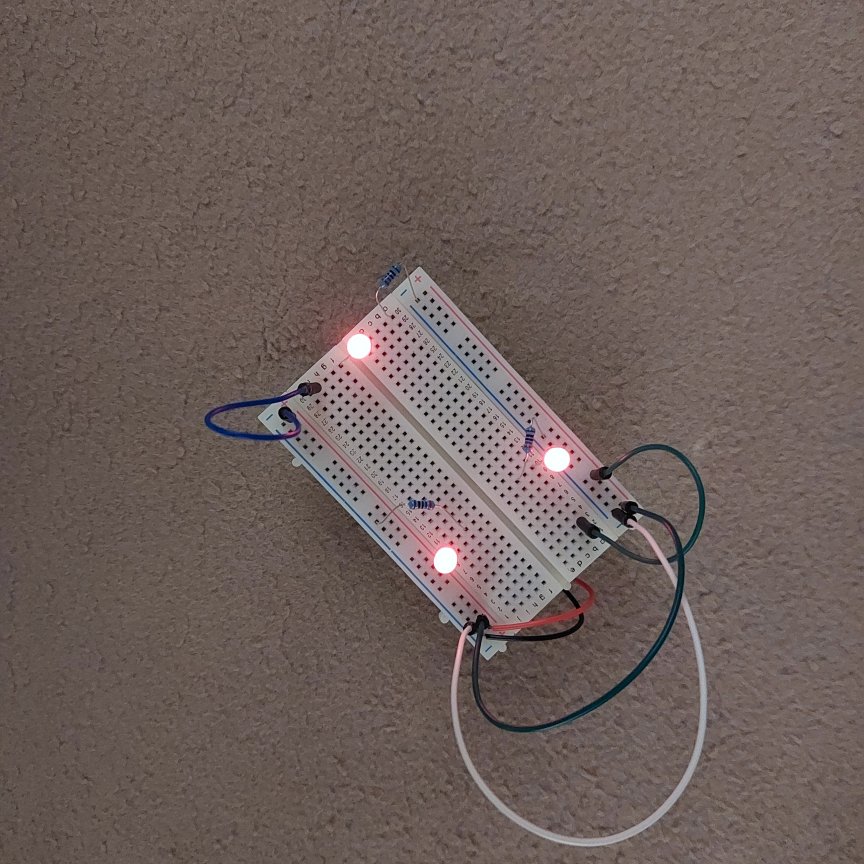
#> input picture pictures/same_photo_but_rotated/1.jpg, 3456 x 3456 px, found by its file name (shown at 1/4 size)
$ python 3LEDs.py
#> lines starting #> are read from the running program, lines starting #| are printed output that depends on the picture; after the words box and inside, x2 and y2 are one past the last pixel; in counts of white or black regions, pixels touching at a corner belong together
import cv2
from imutils import contours
from skimage import measure
import imutils
import numpy as np
import math
from PIL import Image

def SideLength(s1, s2):
    length = math.sqrt((s1[0]-s2[0])**2 + (s1[1]-s2[1])**2)
    return int(length)


def ShortestSide(xy):
    firstApex = xy[0]
    secondApex = xy[1]
    thirdApex = xy[2]

    firstSideLength = SideLength(firstApex, secondApex)
    secondSideLength = SideLength(secondApex, thirdApex)
    thirdSideLength = SideLength(thirdApex, firstApex)

    # first 2 elements are coordinates of the beginning and ending of a side, then its length,
    # last  element are coordinates of the third apex
    firstSide = [firstApex, secondApex, firstSideLength, thirdApex]
    secondSide = [secondApex, thirdApex, secondSideLength, firstApex]
    thirdSide = [thirdApex, firstApex, thirdSideLength, secondApex]

    sides = [firstSide, secondSide, thirdSide]
    sides.sort(key=lambda x: x[2])

    return sides[0]


def MiddlePoint(side):
    x1 = side[0][0]
    x2 = side[1][0]
    y1 = side[0][1]
    y2 = side[1][1]

    if x1 > x2: xMid = x2 + (x1 - x2)/2
    if x2 > x1: xMid = x1 + (x2 - x1)/2

    if y1 > y2: yMid = y2 + (y1 - y2)/2
    if y2 > y1: yMid = y1 + (y2 - y1)/2

    # xMid = x1 + xMid
    # yMid = y1 + yMid

    return [int(xMid), int(yMid)]


def LedDetector(image):
    # resize
    resized_image = cv2.resize(image, [500, 500])

    # convert to grayscale and apply blur
    blurred = cv2.GaussianBlur(resized_image, (11, 11), 0)
    gray = cv2.cvtColor(blurred, cv2.COLOR_BGR2GRAY)

    # separate bright spots
    # pixel's value >= 225 set to 255 (white), the rest set to 0 (black)
    thresh = cv2.threshold(gray, 224, 255, cv2.THRESH_BINARY)[1]

    # perform a connected component analysis on the thresholded image
    labels = measure.label(thresh, connectivity=2, background=0)

    # initialize a mask to store only large enough (unique) components
    mask = np.zeros(thresh.shape, dtype="uint8")

    # loop over the unique components to separate actual light sources from reflections
    for label in np.unique(labels):
        # if this is the background label, ignore it
        if label == 0:
            continue

        # otherwise, construct the label mask and count the number of pixels in the mask
        labelMask = np.zeros(thresh.shape, dtype="uint8")
        labelMask[labels == label] = 255
        numPixels = cv2.countNonZero(labelMask)

        # if the number of pixels in the component is sufficiently
        # large, then add it to our mask of "large blobs"
        if 50 < numPixels:
            mask = cv2.add(mask, labelMask)

    # find the contours in the mask, then sort them from left to right
    cnts = cv2.findContours(mask.copy(), cv2.RETR_EXTERNAL, cv2.CHAIN_APPROX_SIMPLE)
    cnts = imutils.grab_contours(cnts)
    cnts = contours.sort_contours(cnts)[0]

    # new image to draw circles
    finalImage = resized_image.copy()

    xy = []

    # loop over the contours
    for (i, c) in enumerate(cnts):
        # draw the bright spot on the image
        (x, y, w, h) = cv2.boundingRect(c)

        # compute the minimum enclosing circle for each contour
        ((cX, cY), radius) = cv2.minEnclosingCircle(c)

        xy.append([int(cX), int(cY)])

        # draw a circle around desired spots
        cv2.circle(finalImage, (int(cX), int(cY)), int(radius), (0, 0, 255), 2)

        # count each spot
        cv2.putText(finalImage, "#{}".format(i + 1), (x, y - 15), cv2.FONT_HERSHEY_SIMPLEX, 0.45, (0, 0, 255), 2)

    triangleBase = ShortestSide(xy)

    center = MiddlePoint(triangleBase)

    cv2.circle(finalImage, (center[0], center[1]), 9, (0,255,0), 2)

    objectAngle = math.atan2(center[0] - triangleBase[3][0], center[1] - triangleBase[3][1]) * 180 / math.pi

    cv2.arrowedLine(finalImage, center, triangleBase[3], (255,0,0), 2)
    cv2.putText(finalImage, "Angle: {}".format(int(objectAngle)), (15, 30), cv2.FONT_HERSHEY_SIMPLEX, 1, (255,0,0), 2)

    # [5 lines of commented-out code are left out]
    cv2.imshow("threshold", thresh)
    cv2.imshow("LEDs detected", finalImage)

    cv2.waitKey(0)


Pic1 = cv2.imread(r"C:\Users\konra\PycharmProjects\IP\pictures\same_photo_but_rotated\1.jpg")
#> Pic1 is the input picture: shape (3456, 3456, 3); mean B, G, R 90.6, 94.9, 109.1
# Pic2 = cv2.imread(r"C:\Users\konra\PycharmProjects\IP\pictures\3LEDs_2.jpg")
Pic2 = cv2.imread(r"C:\Users\konra\PycharmProjects\IP\pictures\same_photo_but_rotated\1-1.jpg")
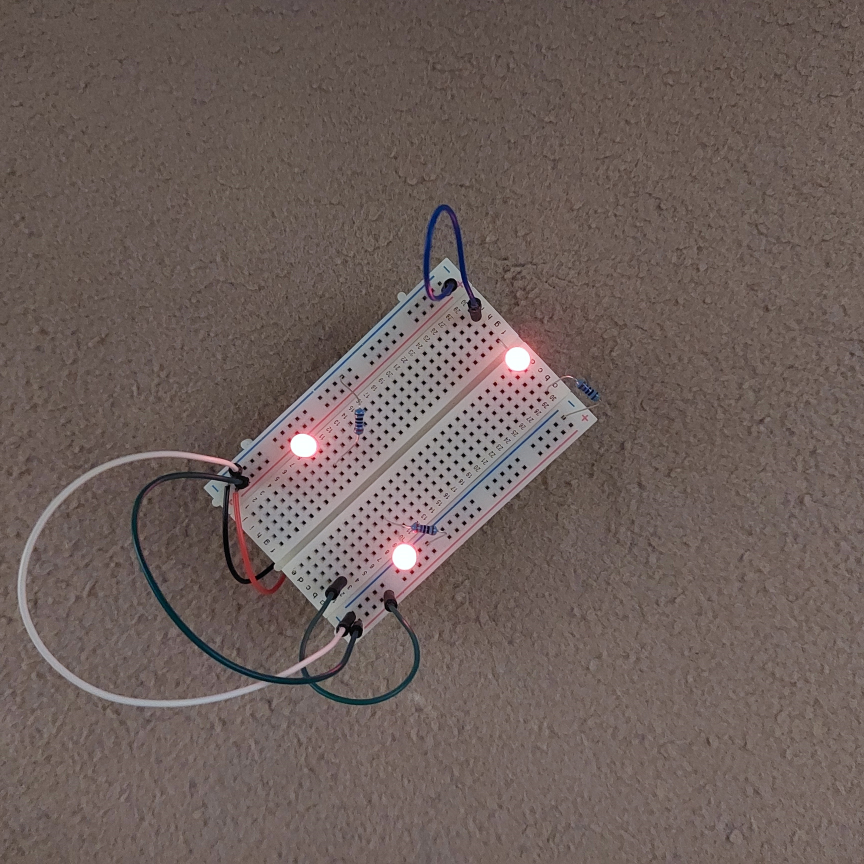
#> input picture pictures/same_photo_but_rotated/1-1.jpg, 3456 x 3456 px, found by its file name (shown at 1/4 size)
#> Pic2 is the input picture: shape (3456, 3456, 3); mean B, G, R 90.6, 95, 109.1
Pic3 = cv2.imread(r"C:\Users\konra\PycharmProjects\IP\pictures\same_photo_but_rotated\1-2.jpg")
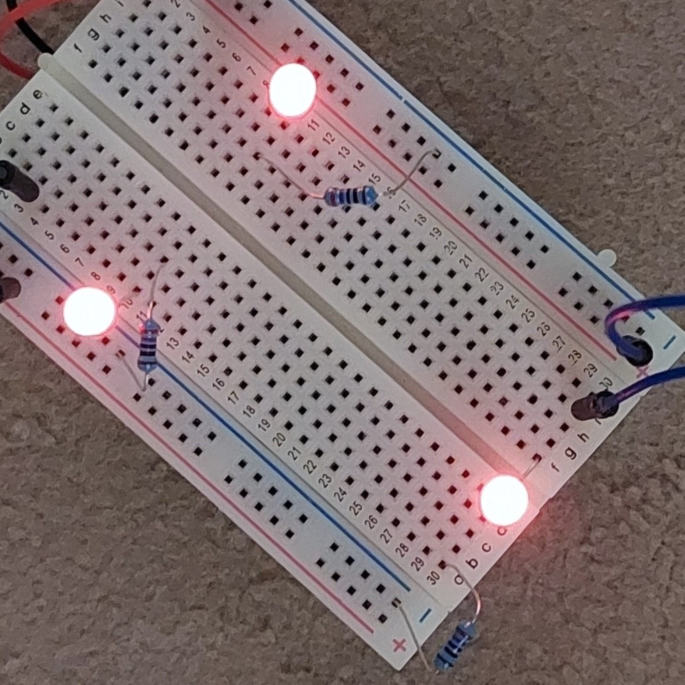
#> input picture pictures/same_photo_but_rotated/1-2.jpg, 1369 x 1369 px, found by its file name (shown at 1/2 size)
#> Pic3 is the input picture: shape (1369, 1369, 3); mean B, G, R 112.2, 111.9, 127.7
Pic4 = cv2.imread(r"C:\Users\konra\PycharmProjects\IP\pictures\same_photo_but_rotated\1-3.jpg")
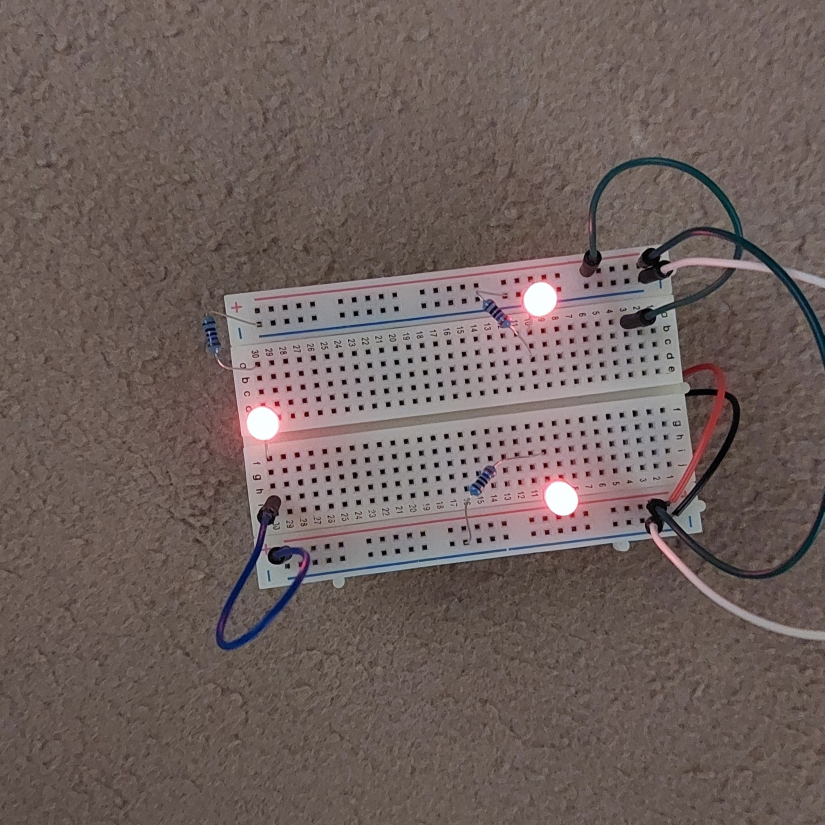
#> input picture pictures/same_photo_but_rotated/1-3.jpg, 2473 x 2474 px, found by its file name (shown at 1/3 size)
#> Pic4 is the input picture: shape (2474, 2473, 3); mean B, G, R 93.2, 96.6, 111

LedDetector(Pic1)
#> in LedDetector, `thresh = cv2.threshold(gray, 224, 255, cv2.THRESH_BINARY)[1]`:
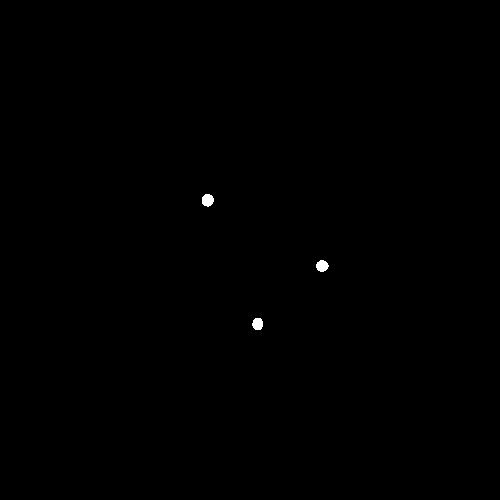
#> thresh: shape (500, 500); 0.14% white; 3 white regions, box (x1, y1, x2, y2) and area: (202, 194, 214, 207) 122, (316, 260, 329, 272) 115, (252, 318, 263, 330) 109
#> in LedDetector, `labels = measure.label(thresh, connectivity=2, background=0)`: labels: shape (500, 500) int64; 4 distinct labels, from 0 to 3
#> the loop in LedDetector, `for label in np.unique(labels):` made 4 passes
#> numPixels on passes 2 to 4: 122, 115, 109
#> after the loop in LedDetector, `for label in np.unique(labels):`: labelMask: shape (500, 500); 0.04% white; 1 white region
#> in LedDetector, `cnts = cv2.findContours(mask.copy(), cv2.RETR_EXTERNAL, cv2.CHAIN_APPR..`: cnts = 3 contours; box (x1, y1, x2, y2) and area: (202, 194, 214, 207) 104, (316, 260, 329, 272) 98, (252, 318, 263, 330) 92
#> the loop in LedDetector, `for (i, c) in enumerate(cnts):` made 3 passes
#> (x, y, w, h, cX, cY, radius) on passes 1 to 3: (202, 194, 12, 13, 207.1, 199.8, 6.22), (252, 318, 11, 12, 257.5, 323.5, 6.04), (316, 260, 13, 12, 321.9, 265.5, 6.1)
#> after the loop in LedDetector, `for (i, c) in enumerate(cnts):`: finalImage: shape (500, 500, 3); mean B, G, R 90, 94.3, 109.2
#> after the loop in LedDetector, `for (i, c) in enumerate(cnts):`: xy = [[207, 199], [257, 323], [321, 265]]
#> in ShortestSide, `firstApex = xy[0]`: firstApex = [207, 199]
#> in ShortestSide, `secondApex = xy[1]`: secondApex = [257, 323]
#> in ShortestSide, `thirdApex = xy[2]`: thirdApex = [321, 265]
#> in SideLength, `length = math.sqrt((s1[0]-s2[0])**2 + (s1[1]-s2[1])**2)`: length = 133.7
#> in ShortestSide, `firstSideLength = SideLength(firstApex, secondApex)`: firstSideLength = 133
#> in ShortestSide, `secondSideLength = SideLength(secondApex, thirdApex)`: secondSideLength = 86
#> in ShortestSide, `thirdSideLength = SideLength(thirdApex, firstApex)`: thirdSideLength = 131
#> in ShortestSide, `firstSide = [firstApex, secondApex, firstSideLength, thirdApex]`: firstSide = [[207, 199], [257, 323], 133, [321, 265]]
#> in ShortestSide, `secondSide = [secondApex, thirdApex, secondSideLength, firstApex]`: secondSide = [[257, 323], [321, 265], 86, [207, 199]]
#> in ShortestSide, `thirdSide = [thirdApex, firstApex, thirdSideLength, secondApex]`: thirdSide = [[321, 265], [207, 199], 131, [257, 323]]
#> in ShortestSide, `sides = [firstSide, secondSide, thirdSide]`: sides = [[[207, 199], [257, 323], 133, [321, 265]], [[257, 323], [321, 265], 86, [207, 199]], [[321, 265], [207, 199], 131, [257, 323]]]
#> in LedDetector, `triangleBase = ShortestSide(xy)`: triangleBase = [[257, 323], [321, 265], 86, [207, 199]]
#> in MiddlePoint, `x1 = side[0][0]`: x1 = 257
#> in MiddlePoint, `x2 = side[1][0]`: x2 = 321
#> in MiddlePoint, `y1 = side[0][1]`: y1 = 323
#> in MiddlePoint, `y2 = side[1][1]`: y2 = 265
#> in MiddlePoint, `if x2 > x1: xMid = x1 + (x2 - x1)/2`: xMid = 289
#> in MiddlePoint, `if y1 > y2: yMid = y2 + (y1 - y2)/2`: yMid = 294
#> in LedDetector, `center = MiddlePoint(triangleBase)`: center = [289, 294]
#> in LedDetector, `objectAngle = math.atan2(center[0] - triangleBase[3][0], center[1] - t..`: objectAngle = 40.8
LedDetector(Pic2)
#> in LedDetector (call 2), `thresh = cv2.threshold(gray, 224, 255, cv2.THRESH_BINARY)[1]`: thresh: shape (500, 500); 0.14% white; 3 white regions, box (x1, y1, x2, y2) and area: (293, 202, 306, 214) 122, (228, 316, 240, 329) 115, (170, 252, 182, 263) 109
#> in LedDetector (call 2), `labels = measure.label(thresh, connectivity=2, background=0)`: labels: shape (500, 500) int64; 4 distinct labels, from 0 to 3
#> the loop in LedDetector (call 2), `for label in np.unique(labels):` made 4 passes
#> after the loop in LedDetector (call 2), `for label in np.unique(labels):`: labelMask: shape (500, 500); 0.05% white; 1 white region
#> in LedDetector (call 2), `cnts = cv2.findContours(mask.copy(), cv2.RETR_EXTERNAL, cv2.CHAIN_APPR..`: cnts = 3 contours; box (x1, y1, x2, y2) and area: (293, 202, 306, 214) 104, (228, 316, 240, 329) 98, (170, 252, 182, 263) 92
#> the loop in LedDetector (call 2), `for (i, c) in enumerate(cnts):` made 3 passes
#> (x, y, w, h, cX, cY, radius) on passes 1 to 3: (170, 252, 12, 11, 175.5, 257.5, 6.04), (228, 316, 12, 13, 233.5, 321.9, 6.1), (293, 202, 13, 12, 299.2, 207.1, 6.22)
#> after the loop in LedDetector (call 2), `for (i, c) in enumerate(cnts):`: finalImage: shape (500, 500, 3); mean B, G, R 89.9, 94.3, 109.2
LedDetector(Pic3)
#> in LedDetector (call 3), `thresh = cv2.threshold(gray, 224, 255, cv2.THRESH_BINARY)[1]`: thresh: shape (500, 500); 1.1% white; 3 white regions, box (x1, y1, x2, y2) and area: (47, 211, 83, 244) 939, (352, 348, 385, 383) 925, (198, 48, 230, 84) 910
#> in LedDetector (call 3), `labels = measure.label(thresh, connectivity=2, background=0)`: labels: shape (500, 500) int64; 4 distinct labels, from 0 to 3
#> the loop in LedDetector (call 3), `for label in np.unique(labels):` made 4 passes
#> numPixels on passes 2 to 4: 910, 939, 925
#> after the loop in LedDetector (call 3), `for label in np.unique(labels):`: labelMask: shape (500, 500); 0.37% white; 1 white region
#> in LedDetector (call 3), `cnts = cv2.findContours(mask.copy(), cv2.RETR_EXTERNAL, cv2.CHAIN_APPR..`: cnts = 3 contours; box (x1, y1, x2, y2) and area: (47, 211, 83, 244) 890, (352, 348, 385, 383) 876, (198, 48, 230, 84) 861
#> the loop in LedDetector (call 3), `for (i, c) in enumerate(cnts):` made 3 passes
#> (x, y, w, h, cX, cY, radius) on passes 1 to 3: (47, 211, 36, 33, 64.74, 226.7, 17.89), (198, 48, 32, 36, 213.2, 65.74, 18.03), (352, 348, 33, 35, 367.5, 365.2, 17.52)
#> after the loop in LedDetector (call 3), `for (i, c) in enumerate(cnts):`:
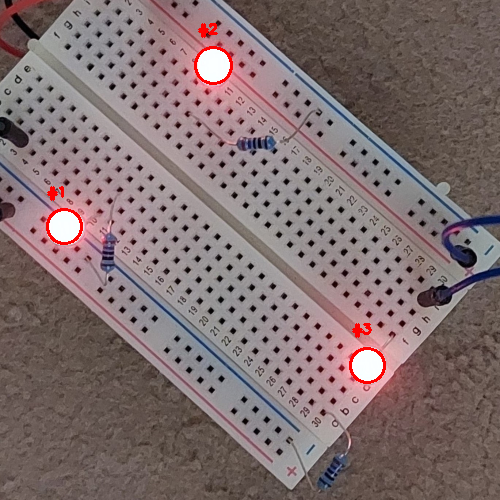
#> finalImage: shape (500, 500, 3); mean B, G, R 110.9, 110.6, 127.8
#> after the loop in LedDetector (call 3), `for (i, c) in enumerate(cnts):`: xy = [[64, 226], [213, 65], [367, 365]]
#> in LedDetector (call 3), `triangleBase = ShortestSide(xy)`: triangleBase = [[64, 226], [213, 65], 219, [367, 365]]
#> in LedDetector (call 3), `center = MiddlePoint(triangleBase)`: center = [138, 145]
#> in LedDetector (call 3), `objectAngle = math.atan2(center[0] - triangleBase[3][0], center[1] - t..`: objectAngle = -133.9
LedDetector(Pic4)
#> in LedDetector (call 4), `thresh = cv2.threshold(gray, 224, 255, cv2.THRESH_BINARY)[1]`: thresh: shape (500, 500); 0.3% white; 3 white regions, box (x1, y1, x2, y2) and area: (150, 248, 169, 266) 264, (319, 172, 337, 191) 255, (332, 293, 349, 311) 242
#> in LedDetector (call 4), `labels = measure.label(thresh, connectivity=2, background=0)`: labels: shape (500, 500) int64; 4 distinct labels, from 0 to 3
#> the loop in LedDetector (call 4), `for label in np.unique(labels):` made 4 passes
#> numPixels on passes 2 to 4: 255, 264, 242
#> after the loop in LedDetector (call 4), `for label in np.unique(labels):`: labelMask: shape (500, 500); 0.1% white; 1 white region
#> in LedDetector (call 4), `cnts = cv2.findContours(mask.copy(), cv2.RETR_EXTERNAL, cv2.CHAIN_APPR..`: cnts = 3 contours; box (x1, y1, x2, y2) and area: (150, 248, 169, 266) 238, (319, 172, 337, 191) 229, (332, 293, 349, 311) 218
#> the loop in LedDetector (call 4), `for (i, c) in enumerate(cnts):` made 3 passes
#> (x, y, w, h, cX, cY, radius) on passes 1 to 3: (150, 248, 19, 18, 158.9, 256.4, 9.26), (319, 172, 18, 19, 327, 180.9, 9.33), (332, 293, 17, 18, 340.1, 301.3, 9.22)
#> after the loop in LedDetector (call 4), `for (i, c) in enumerate(cnts):`:
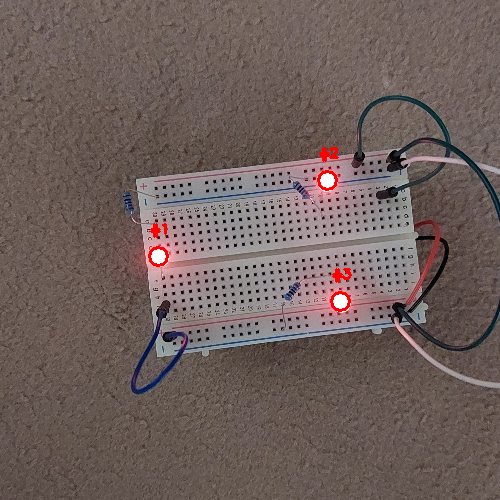
#> finalImage: shape (500, 500, 3); mean B, G, R 92.3, 95.8, 111
#> after the loop in LedDetector (call 4), `for (i, c) in enumerate(cnts):`: xy = [[158, 256], [327, 180], [340, 301]]
#> in LedDetector (call 4), `triangleBase = ShortestSide(xy)`: triangleBase = [[327, 180], [340, 301], 121, [158, 256]]
#> in LedDetector (call 4), `center = MiddlePoint(triangleBase)`: center = [333, 240]
#> in LedDetector (call 4), `cv2.circle(finalImage, (center[0], center[1]), 9, (0,255,0), 2)`:
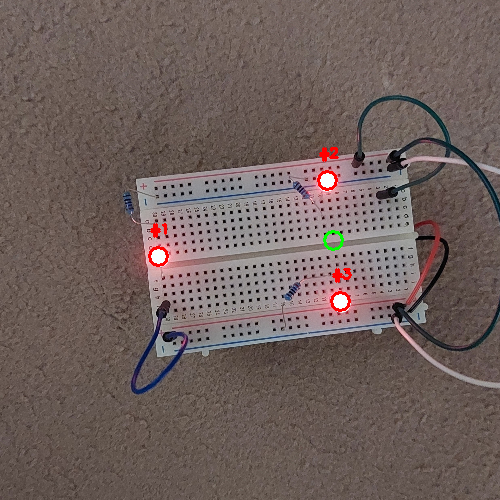
#> finalImage: shape (500, 500, 3); 0.07% of pixels changed, all inside (x1, y1, x2, y2) = (323, 230, 344, 251)
#> in LedDetector (call 4), `objectAngle = math.atan2(center[0] - triangleBase[3][0], center[1] - t..`: objectAngle = 95.22
